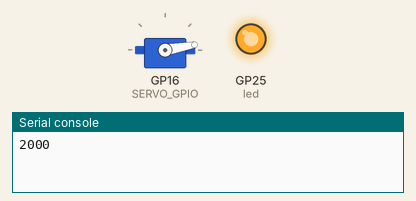
A program run on a simulated Raspberry Pi Pico running MicroPython. Parts: servo, output pins drawn as LEDs (lit = HIGH), the last lines printed to the serial console. Servo angles are drawn from the pulse width (0.5 ms = 0°, 2.5 ms = 180°).

Above: at 3.05 s.
At 7.05 s:
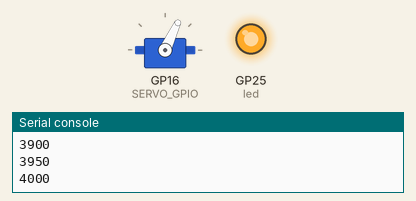
At 11.05 s:
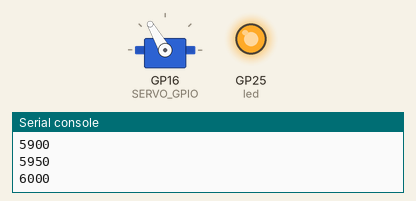
At 19.05 s:
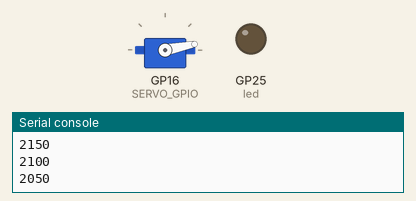
Timing chart, 0 to 24.0 s (numbered marks = the images above):
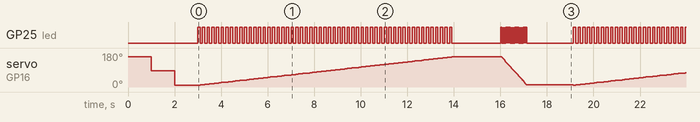

The program:

servo-test.py
```python
#-----------------------------------------------------------------------------#
# Servo Test
#
# Micropython code for Raspberry Pi Pico w
#
# File     : servo-test.py
# Source   : https://github.com/RPiSpy/pi-pico
#
# Desc     : Test file to operate servo over operating range
# Hardware : Pi Pico or Pi Pico W
# Software : N/A
#
# Author   : Matt Hawkins
# Website  : https://www.raspberrypi-spy.co.uk/
#-----------------------------------------------------------------------------#

import time
from machine import Pin, PWM

# Prepare on-board LED
led = Pin("LED", Pin.OUT)

# Adjust for your servo.
# 0 duty cycle is 0
# Full duty cycle is 65535
# 1ms out of 20ms = 65535/20 = 3276
# 2ms out of 2oms = 65535/10 = 6552
# but cheap servos don't follow the maths.
# So getting the full range requires trial
# and error.
SERVO_MAX  = 7500
SERVO_MIN  = 2000

# Pulse width of 20ms is frequency of 50Hz
SERVO_FREQ = 50

# Set GPIO that servo signal is connected to
SERVO_GPIO = 16

# Create PWM channel
pwm = PWM(Pin(SERVO_GPIO))
pwm.freq(SERVO_FREQ)

max = SERVO_MAX
min = SERVO_MIN
mid = int((max+min)/2)

# Max position
pwm.duty_u16(max)
time.sleep(1)

# Middle position
pwm.duty_u16(mid)
time.sleep(1)

# Minimum position
pwm.duty_u16(min)
time.sleep(1)

while True:

    # Slowly rotate from min to max
    for position in range(min,max,50):
        pwm.duty_u16(position)
        print(position)
        led.toggle()
        time.sleep(0.1)
    led.off()
    time.sleep(2)

    # Slowly rotate from max to min
    for position in range(max,min,-50):
        pwm.duty_u16(position)
        print(position)
        led.toggle()
        time.sleep(0.01)
    led.off()
    time.sleep(2)
```

Measured:
- by itself, GP25 (led): moves between LOW and HIGH, repeating every 16.1 s
